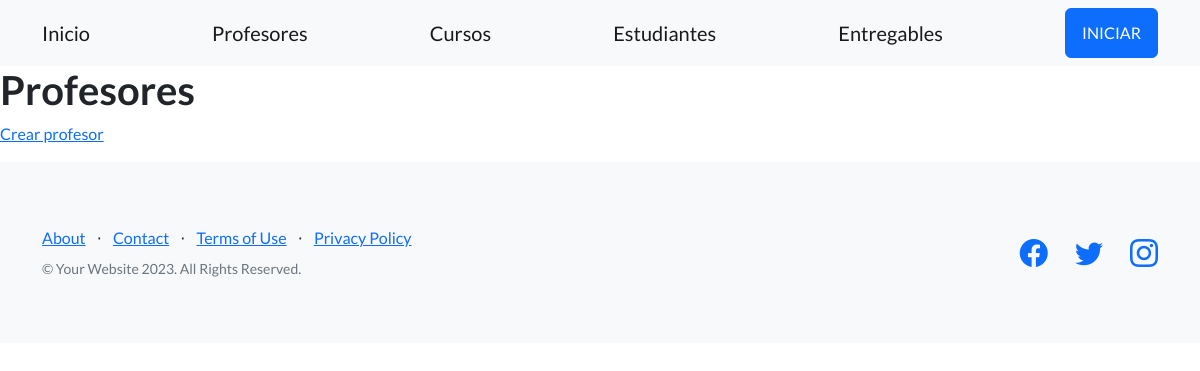
The page /AppCoder/leerProfesores on the database as committed earlier.
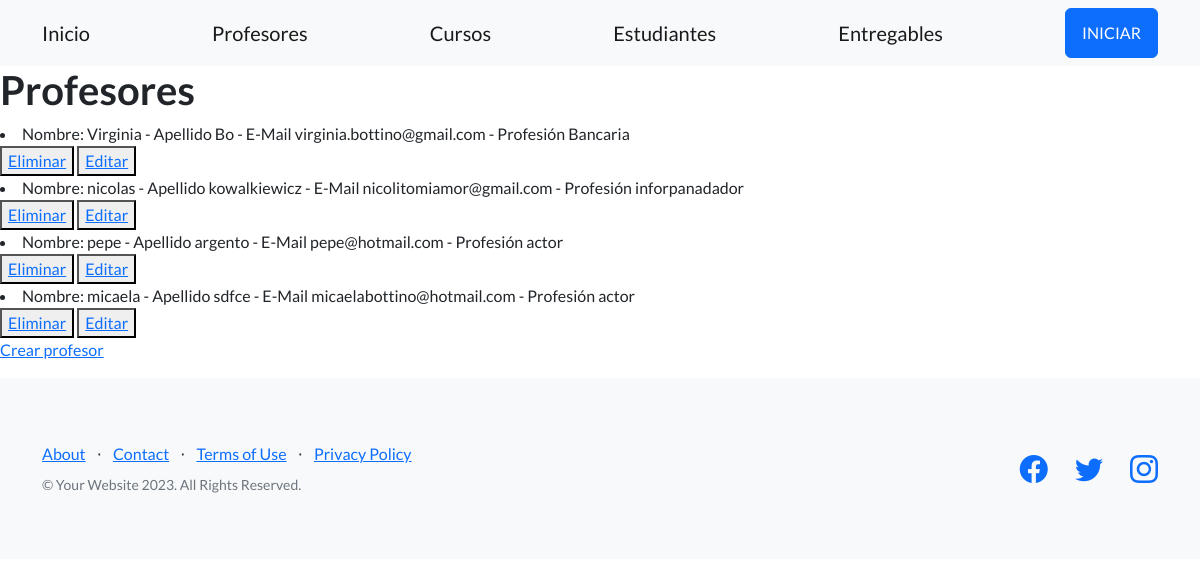
The same page on the database as committed later.
### AppCoder/models.py (models this page shows)
class Profesor(models.Model):
    nombre = models.CharField(max_length=40)
    apellido = models.CharField(max_length=40)
    email = models.EmailField(default ="")
    profesion = models.CharField(max_length=40)
    def __str__(self):
        return f"Nombre: {self.nombre} - Apellido {self.apellido} - E-Mail {self.email} - Profesión {self.profesion}"

### AppCoder/views.py (the view)
# urls.py: path("leerProfesores", views.leerProfesores, name="LeerProfesores"),
def leerProfesores(request):
    profesores = Profesor.objects.all()
    contexto = {"profesores" : profesores}
    return render(request, "AppCoder/leerProfesores.html", contexto)

### AppCoder/Templates/AppCoder/leerProfesores.html
{% extends "AppCoder/padre.html" %}
{% load static %}
{% block contenidoQueCambia %}
<h1>Profesores</h1>
{% for p in profesores %}
<li>{{p}}</li>
<button>
    <a href="{% url 'EliminarProfesor' p.nombre %}"> Eliminar</a>
</button>
<button>
    <a href="{% url 'EditarProfesor' p.nombre %}"> Editar</a>
</button>
{% endfor %}
<p>
 <a href="{% url 'Crear_profesor' %}">Crear profesor</a>
</p>
{% endblock %}

Rows that differ between the two databases and show on the page:
added Profesor: nombre+apellido+email "Nombre: Virginia - Apellido Bo - E-Mail virginia.bottino@gmail.com - Profesión Bancaria"
added Profesor: nombre+apellido+email "Nombre: nicolas - Apellido kowalkiewicz - E-Mail nicolitomiamor@gmail.com - Profesión inforpanadador"
added Profesor: nombre+apellido+email "Nombre: pepe - Apellido argento - E-Mail pepe@hotmail.com - Profesión actor"
added Profesor: nombre+apellido+email "Nombre: micaela - Apellido sdfce - E-Mail micaelabottino@hotmail.com - Profesión actor"
